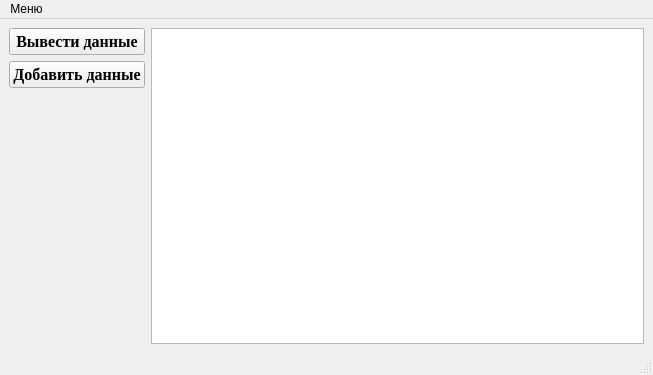
<?xml version="1.0" encoding="UTF-8"?>
<ui version="4.0">
 <class>MainWindow</class>
 <widget class="QMainWindow" name="MainWindow">
  <property name="geometry">
   <rect>
    <x>0</x>
    <y>0</y>
    <width>653</width>
    <height>375</height>
   </rect>
  </property>
  <property name="windowTitle">
   <string>MainWindow</string>
  </property>
  <widget class="QWidget" name="centralwidget">
   <layout class="QGridLayout" name="gridLayout">
    <item row="0" column="0">
     <widget class="QPushButton" name="pushButton">
      <property name="font">
       <font>
        <family>Times New Roman</family>
        <pointsize>12</pointsize>
        <bold>true</bold>
       </font>
      </property>
      <property name="text">
       <string>Вывести данные</string>
      </property>
     </widget>
    </item>
    <item row="0" column="1" rowspan="3">
     <widget class="QTableView" name="tableView"/>
    </item>
    <item row="1" column="0">
     <widget class="QPushButton" name="pushButton_2">
      <property name="font">
       <font>
        <family>Times New Roman</family>
        <pointsize>12</pointsize>
        <bold>true</bold>
       </font>
      </property>
      <property name="text">
       <string>Добавить данные</string>
      </property>
     </widget>
    </item>
   </layout>
  </widget>
  <widget class="QMenuBar" name="menubar">
   <property name="geometry">
    <rect>
     <x>0</x>
     <y>0</y>
     <width>653</width>
     <height>21</height>
    </rect>
   </property>
   <widget class="QMenu" name="menu">
    <property name="title">
     <string>Меню</string>
    </property>
    <addaction name="action"/>
   </widget>
   <addaction name="menu"/>
  </widget>
  <widget class="QStatusBar" name="statusbar"/>
  <action name="action">
   <property name="text">
    <string>Соединение с БД</string>
   </property>
  </action>
 </widget>
 <resources/>
 <connections/>
</ui>
